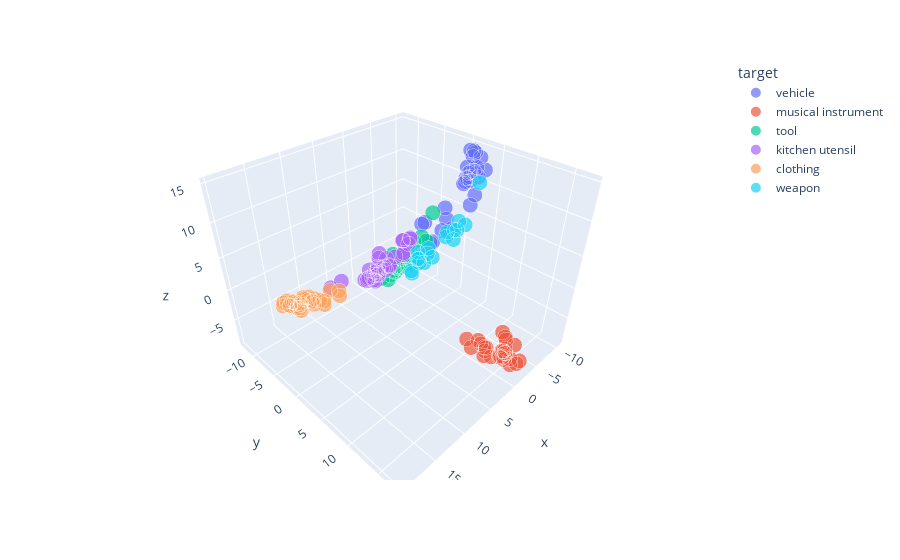

Notebook source saved alongside this figure:
### Code cell
transformed_df = pd.DataFrame(transformed_train_X, columns=['x','y','z'])
transformed_df['target'] = train_y.values
transformed_df['name'] = df.index
transformed_df['size'] = [1 for i in range(transformed_df.shape[0])]
fig = px.scatter_3d(transformed_df, x='x', y='y', z='z',
              color='target', hover_data=['name'], size='size', size_max=15)
fig.show()

### Figure 1 — Plotly figure (JSON) as saved in the notebook; plotly's stock layout.template omitted (floating-point values rounded to 4 significant figures)
{"data": [{"customdata": [["(hot air) balloon"], ["airplane"], ["bicycle"], ["boat"], ["bus"], ["car"], ["carriage"], ["cart"], ["go-cart"], ["helicopter"], ["hovercraft"], ["jeep"], ["kick scooter"], ["motorbike (moto)"], ["rocket"], ["scooter (bromfiets)"], ["scooter (brommer)"], ["skateboard"], ["sled"], ["submarine"], ["subway train"], ["taxi"], ["tractor"], ["trailer"], ["train"], ["tram"], ["truck (camion)"], ["truck (vrachtwagen)"], ["van"], ["zeppelin"]], "hovertemplate": "target=vehicle<br>x=%{x}<br>y=%{y}<br>z=%{z}<br>size=%{marker.size}<br>name=%{customdata[0]}<extra></extra>", "legendgroup": "vehicle", "marker": {"color": "#636efa", "size": [1, 1, 1, 1, 1, 1, 1, 1, 1, 1, 1, 1, 1, 1, 1, 1, 1, 1, 1, 1, 1, 1, 1, 1, 1, 1, 1, 1, 1, 1], "sizemode": "area", "sizeref": 0.004444, "symbol": "circle"}, "mode": "markers", "name": "vehicle", "scene": "scene", "showlegend": true, "type": "scatter3d", "x": [-1.74, -9.552, -2.232, -7.637, -9.257, -8.571, -2.538, -3.282, -4.049, -9.85, -8.723, -8.807, -2.342, -8.409, -8.717, -7.497, -7.397, -1.748, -1.49, -8.93, -7.956, -8.236, -9.477, -4.568, -8.533, -8.18, -9.913, -10.22, -9.198, -5.033], "y": [4.999, 2.844, -0.4909, 2.754, 1.798, 1.856, 2.82, -0.8772, 2.225, 3.523, 3.338, 2.879, 1.07, 2.731, 3.042, 2.259, 2.585, 1.982, 1.143, 1.965, 1.608, 3.224, 1.415, 1.467, 1.894, 1.664, 1.421, 1.437, 1.065, 5.144], "z": [7.502, 13.96, 5.713, 11.85, 13.87, 14.94, 5.988, 5.388, 6.854, 12.34, 11.65, 12.86, 3.398, 12.42, 8.959, 11.54, 11.67, 4.24, 2.226, 10.59, 10.39, 12.31, 11.54, 8.01, 11.83, 10.63, 14.32, 14.02, 12.2, 9.623]}, {"customdata": [["accordion"], ["bagpipe"], ["banjo"], ["bass guitar"], ["bassoon"], ["cello"], ["clarinet"], ["cymbals"], ["double bass"], ["drum"], ["drum set"], ["flute"], ["guitar"], ["harmonica"], ["harp"], ["harpsichord"], ["organ"], ["pan flute"], ["piano"], ["recorder"], ["saxophone"], ["synthesizer"], ["tambourine"], ["triangle"], ["trombone"], ["trumpet"], ["violin"]], "hovertemplate": "target=musical instrument<br>x=%{x}<br>y=%{y}<br>z=%{z}<br>size=%{marker.size}<br>name=%{customdata[0]}<extra></extra>", "legendgroup": "musical instrument", "marker": {"color": "#EF553B", "size": [1, 1, 1, 1, 1, 1, 1, 1, 1, 1, 1, 1, 1, 1, 1, 1, 1, 1, 1, 1, 1, 1, 1, 1, 1, 1, 1], "sizemode": "area", "sizeref": 0.004444, "symbol": "circle"}, "mode": "markers", "name": "musical instrument", "scene": "scene", "showlegend": true, "type": "scatter3d", "x": [0.9151, 0.718, -0.924, -0.9665, -1.515, -1.436, -1.383, -1.756, -1.809, 0.2653, -2.311, -2.327, -0.01209, -1.059, -1.364, -2.08, -1.619, 0.2383, -1.6, -0.1345, -2.389, -2.01, 0.7232, -1.124, -2.895, -2.715, -1.005], "y": [13.61, 14.66, 15.58, 15.59, 15.09, 17.16, 14.66, 10.84, 17.3, 12.63, 14.51, 14.14, 15.74, 12.64, 16.21, 14.91, 15.08, 13.3, 16.37, 13.11, 14.76, 14.2, 11.53, 9.391, 14.18, 14.15, 16.52], "z": [-5.112, -6.205, -7.182, -6.08, -7.455, -7.154, -7.497, -7.549, -6.853, -5.642, -4.907, -8.799, -6.159, -7.208, -6.941, -6.549, -4.518, -7.3, -4.587, -6.831, -7.582, -4.081, -6.707, -7.867, -8.005, -7.871, -7.51]}, {"customdata": [["anvil"], ["axe"], ["chisel"], ["clamp"], ["crowbar (breekijzer)"], ["crowbar (koevoet)"], ["drill"], ["file"], ["filling knife"], ["grinding disc"], ["hammer"], ["lawn mower"], ["level"], ["nail"], ["oil can"], ["paint brush"], ["pickaxe"], ["plane"], ["plough"], ["rope"], ["saw"], ["screw wrench (engelse sleutel)"], ["screwdriver"], ["shovel"], ["tongs"], ["vacuum cleaner"], ["wheelbarrow"], ["wire brush"], ["wrench"]], "hovertemplate": "target=tool<br>x=%{x}<br>y=%{y}<br>z=%{z}<br>size=%{marker.size}<br>name=%{customdata[0]}<extra></extra>", "legendgroup": "tool", "marker": {"color": "#00cc96", "size": [1, 1, 1, 1, 1, 1, 1, 1, 1, 1, 1, 1, 1, 1, 1, 1, 1, 1, 1, 1, 1, 1, 1, 1, 1, 1, 1, 1, 1], "sizemode": "area", "sizeref": 0.004444, "symbol": "circle"}, "mode": "markers", "name": "tool", "scene": "scene", "showlegend": true, "type": "scatter3d", "x": [-5.53, -7.135, -5.251, -4.394, -6.711, -6.285, -7.592, -3.214, -4.661, -8.252, -5.795, -7.329, -2.613, -4.315, -2.774, 0.3578, -6.79, -5.04, -6.523, 0.9931, -6.762, -5.052, -4.459, -5.39, -4.943, -2.974, -5.421, -2.969, -4.762], "y": [-5.636, -7.83, -8.072, -6.833, -7.302, -7.634, -5.332, -8.319, -7.968, -4.962, -9.812, -3.022, -7.058, -8.729, -5.475, -5.741, -8.185, -7.826, -5.865, -5.799, -9.449, -8.799, -9.512, -7.405, -8.904, -3.35, -6.045, -6.485, -8.856], "z": [-4.84, -3.784, -6.779, -5.39, -4.581, -4.92, -0.6725, -8.097, -6.15, -1.578, -5.143, 4.457, -6.268, -6.13, -4.262, -4.654, -5.001, -6.004, -1.409, -3.826, -5.647, -7.373, -7.012, -4.648, -6.651, -0.1953, -1.568, -5.514, -7.455]}, {"customdata": [["apron"], ["bottle"], ["bowl"], ["can opener"], ["colander"], ["electric kettle"], ["fork"], ["fridge"], ["glass"], ["grater"], ["kettle"], ["knife"], ["microwave oven"], ["mixer"], ["mug"], ["nutcracker"], ["oven"], ["pan"], ["percolator"], ["place mat"], ["plate"], ["pot"], ["scales"], ["scissors"], ["sieve"], ["spatula"], ["spoon"], ["stove"], ["teaspoon"], ["toaster"], ["towel"], ["whisk"], ["wok"]], "hovertemplate": "target=kitchen utensil<br>x=%{x}<br>y=%{y}<br>z=%{z}<br>size=%{marker.size}<br>name=%{customdata[0]}<extra></extra>", "legendgroup": "kitchen utensil", "marker": {"color": "#ab63fa", "size": [1, 1, 1, 1, 1, 1, 1, 1, 1, 1, 1, 1, 1, 1, 1, 1, 1, 1, 1, 1, 1, 1, 1, 1, 1, 1, 1, 1, 1, 1, 1, 1, 1], "sizemode": "area", "sizeref": 0.004444, "symbol": "circle"}, "mode": "markers", "name": "kitchen utensil", "scene": "scene", "showlegend": true, "type": "scatter3d", "x": [10.55, 0.6415, 1.182, -2.902, -0.2134, -2.226, -0.4693, -3.269, 0.9799, -2.969, -1.729, -5.017, -3.695, -4.408, 3.677, -2.229, -4.44, -0.7422, -1.631, 4.711, 2.14, -0.6288, -0.359, -3.476, -0.7628, 0.8393, 0.9078, -4.154, 0.4827, -1.328, 8.015, -1.145, -0.8162], "y": [-4.54, -6.185, -7.118, -8.243, -7.994, -3.843, -9.584, -3.896, -6.201, -7.674, -6.324, -12.25, -3.949, -6.13, -5.213, -7.749, -4.74, -7.901, -3.465, -4.584, -6.718, -7.781, -5.998, -10.6, -8.786, -7.134, -8.571, -6.031, -7.18, -4.657, -5.556, -8.327, -7.136], "z": [-0.2769, -3.89, -4.678, -3.829, -4.914, -0.4271, -5.469, 0.6091, -3.268, -4.868, -3.784, -5.74, 1.289, -0.2859, -2.757, -5.41, 0.744, -4.209, -0.2999, -2.065, -4.154, -4.402, -2.993, -5.127, -6.102, -5.441, -6.236, -0.1487, -5.846, -1.077, -1.063, -6.055, -4.135]}, {"customdata": [["bathing suit"], ["beanie"], ["belt"], ["blouse"], ["boots"], ["bra"], ["cap"], ["coat"], ["dress"], ["dungarees"], ["hat"], ["jeans"], ["mittens"], ["panties"], ["pants"], ["pullover"], ["pyjamas"], ["scarf"], ["shirt"], ["shoes"], ["shorts"], ["skirt"], ["socks"], ["suit"], ["sweater"], ["t-shirt"], ["tie"], ["top"], ["tracksuit"]], "hovertemplate": "target=clothing<br>x=%{x}<br>y=%{y}<br>z=%{z}<br>size=%{marker.size}<br>name=%{customdata[0]}<extra></extra>", "legendgroup": "clothing", "marker": {"color": "#FFA15A", "size": [1, 1, 1, 1, 1, 1, 1, 1, 1, 1, 1, 1, 1, 1, 1, 1, 1, 1, 1, 1, 1, 1, 1, 1, 1, 1, 1, 1, 1], "sizemode": "area", "sizeref": 0.004444, "symbol": "circle"}, "mode": "markers", "name": "clothing", "scene": "scene", "showlegend": true, "type": "scatter3d", "x": [16.44, 16.14, 11.71, 19.32, 11.63, 17.11, 15.98, 18.57, 18.56, 15.96, 15.45, 17.26, 15.8, 18.77, 19.34, 19.59, 18.29, 17.63, 19.22, 13.32, 17.76, 18.56, 17.79, 16.04, 18.45, 19.0, 15.18, 17.82, 16.62], "y": [-0.9926, -0.4285, -1.174, -0.1722, -1.346, -0.8542, -0.8076, -0.7958, 0.8151, -0.3168, 0.8342, -0.3828, -0.7378, -1.698, -1.405, -1.109, 0.2145, -0.7572, -0.2945, -0.8013, -0.3534, 0.05519, -1.748, 0.9308, -0.2445, -1.216, 0.4295, -0.2054, -0.4053], "z": [2.949, 2.925, 0.9534, 4.34, 1.554, 3.858, 2.743, 4.064, 3.746, 3.336, 2.83, 4.002, 2.15, 3.255, 4.01, 3.875, 3.602, 3.168, 4.141, 2.838, 3.715, 3.722, 3.129, 3.849, 4.109, 4.24, 2.951, 3.578, 3.924]}, {"customdata": [["bazooka"], ["bow"], ["canon"], ["club"], ["dagger"], ["double-barreled shotgun"], ["grenade"], ["knuckle dusters"], ["machine gun"], ["pistol"], ["rifle"], ["shield"], ["slingshot"], ["spear"], ["stick"], ["sword"], ["tank"], ["whip"]], "hovertemplate": "target=weapon<br>x=%{x}<br>y=%{y}<br>z=%{z}<br>size=%{marker.size}<br>name=%{customdata[0]}<extra></extra>", "legendgroup": "weapon", "marker": {"color": "#19d3f3", "size": [1, 1, 1, 1, 1, 1, 1, 1, 1, 1, 1, 1, 1, 1, 1, 1, 1, 1], "sizemode": "area", "sizeref": 0.004444, "symbol": "circle"}, "mode": "markers", "name": "weapon", "scene": "scene", "showlegend": true, "type": "scatter3d", "x": [-9.323, -3.569, -8.921, -3.754, -5.03, -7.965, -6.568, -3.54, -8.516, -7.673, -8.391, -1.681, -2.977, -2.983, -1.323, -6.131, -10.52, -2.724], "y": [1.388, 0.4739, 0.5285, -2.237, -3.603, 0.5319, 0.265, -1.932, 0.6199, -0.4176, 0.2292, -1.74, 0.06674, -1.779, -1.289, -2.583, 2.368, -0.3322], "z": [3.457, 0.2062, 3.862, -1.454, -1.529, 1.231, 2.147, -1.855, 2.612, 2.185, 2.503, -2.298, 0.9086, -0.8687, -2.287, -0.8762, 9.932, -0.7158]}], "layout": {"legend": {"itemsizing": "constant", "title": {"text": "target"}, "tracegroupgap": 0}, "margin": {"t": 60}, "scene": {"domain": {"x": [0, 1], "y": [0, 1]}, "xaxis": {"title": {"text": "x"}}, "yaxis": {"title": {"text": "y"}}, "zaxis": {"title": {"text": "z"}}}}}
